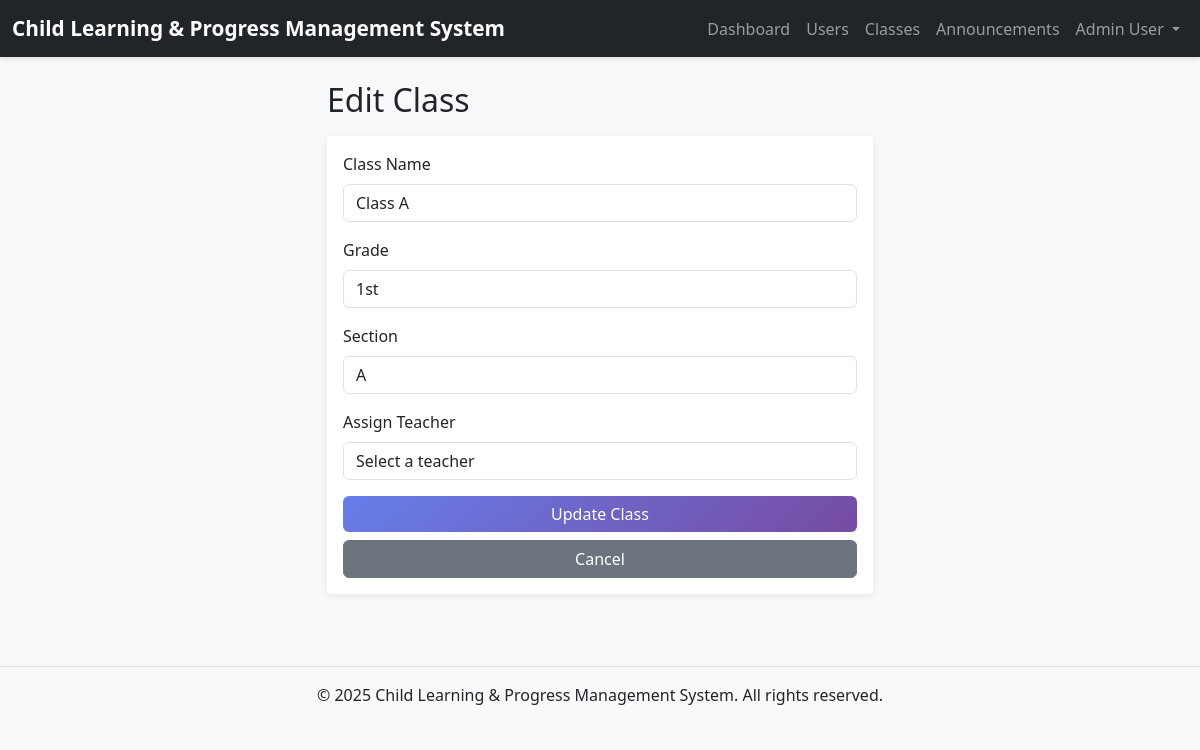
Screenshot of /admin/class_edit.php?id=1 (signed in) with the database file from the repository.
### tables this page shows
CREATE TABLE users (
    id INT AUTO_INCREMENT PRIMARY KEY,
    email VARCHAR(255) NOT NULL UNIQUE,
    password VARCHAR(255) NOT NULL,
    full_name VARCHAR(255) NOT NULL,
    role ENUM('admin', 'teacher', 'student', 'parent') NOT NULL,
    created_at TIMESTAMP DEFAULT CURRENT_TIMESTAMP,
    updated_at TIMESTAMP DEFAULT CURRENT_TIMESTAMP ON UPDATE CURRENT_TIMESTAMP
);

CREATE TABLE classes (
    id INT AUTO_INCREMENT PRIMARY KEY,
    class_name VARCHAR(100) NOT NULL,
    grade VARCHAR(50) NOT NULL,
    section VARCHAR(50),
    teacher_id INT NOT NULL,
    created_at TIMESTAMP DEFAULT CURRENT_TIMESTAMP,
    updated_at TIMESTAMP DEFAULT CURRENT_TIMESTAMP ON UPDATE CURRENT_TIMESTAMP,
    FOREIGN KEY (teacher_id) REFERENCES users(id) ON DELETE RESTRICT ON UPDATE CASCADE
);

### includes/auth.php (called while the page is built, shortened)
<?php
function isLoggedIn() {
    return isset($_SESSION['user_id']) && isset($_SESSION['role']);
}
function getCurrentUser() {
    global $mysqli;
    $user_id = $_SESSION['user_id'];
    $stmt = $mysqli->prepare("SELECT id, email, full_name, role FROM users WHERE id = ?");
    $stmt->bind_param("i", $user_id);
    $stmt->execute();
    $result = $stmt->get_result();
    if ($result->num_rows > 0) {
        return $result->fetch_assoc();
    }
    return null;
}
?>

### admin/class_edit.php (the view, shortened to what this page needs)
<?php
require_once '../config/db.php';
require_once '../includes/auth.php';
$class_id = intval($_GET['id'] ?? 0);
$class = null;
if ($class_id > 0) {
    $stmt = $mysqli->prepare("SELECT id, class_name, grade, section, teacher_id FROM classes WHERE id = ?");
    $stmt->bind_param("i", $class_id);
    $stmt->execute();
    $result = $stmt->get_result();
    if ($result->num_rows > 0) {
        $class = $result->fetch_assoc();
    }
}
include '../includes/header.php';
include '../includes/nav.php';
?>
<div class="container mt-4">
    <div class="row justify-content-center">
        <div class="col-md-6">
            <h2 class="mb-3">Edit Class</h2>
            <div class="card">
                <div class="card-body">
                    <form method="POST" action="">
                        <div class="mb-3">
                            <label for="class_name" class="form-label">Class Name</label>
                            <input
                                type="text"
                                class="form-control"
                                id="class_name"
                                name="class_name"
                                value="<?php echo htmlspecialchars($class['class_name']); ?>"
                                required
                            >
                        </div>
                        <div class="mb-3">
                            <label for="grade" class="form-label">Grade</label>
                            <input
                                type="text"
                                class="form-control"
                                id="grade"
                                name="grade"
                                value="<?php echo htmlspecialchars($class['grade']); ?>"
                                required
                            >
                        </div>
                        <div class="mb-3">
                            <label for="section" class="form-label">Section</label>
                            <input
                                type="text"
                                class="form-control"
                                id="section"
                                name="section"
                                value="<?php echo htmlspecialchars($class['section'] ?? ''); ?>"
                            >
                        </div>
                        <div class="mb-3">
                            <label for="teacher_id" class="form-label">Assign Teacher</label>
                            <select class="form-control" id="teacher_id" name="teacher_id" required>
                                <option value="">Select a teacher</option>
                            </select>
                        </div>
                        <div class="d-grid gap-2">
                            <button type="submit" class="btn btn-primary">Update Class</button>
                            <a href="classes_list.php" class="btn btn-secondary">Cancel</a>
                        </div>
                    </form>
                </div>
            </div>
        </div>
    </div>
</div>
<?php include '../includes/footer.php'; ?>

### includes/nav.php (shortened to what this page needs)
<nav class="navbar navbar-expand-lg navbar-dark bg-dark">
    <div class="container-fluid">
        <a class="navbar-brand" href="<?php echo SITE_URL; ?>">
            <?php echo APP_NAME; ?>
        </a>
        <div class="collapse navbar-collapse" id="navbarNav">
            <ul class="navbar-nav ms-auto">
                <?php if (isLoggedIn()) { ?>
                    <?php
                    $current_user = getCurrentUser();
                    if ($current_user) {
                    ?>
                        <?php if ($current_user['role'] === ROLE_ADMIN) { ?>
                            <li class="nav-item">
                                <a class="nav-link" href="<?php echo SITE_URL; ?>admin/dashboard.php">Dashboard</a>
                            </li>
                            <li class="nav-item">
                                <a class="nav-link" href="<?php echo SITE_URL; ?>admin/users_list.php">Users</a>
                            </li>
                            <li class="nav-item">
                                <a class="nav-link" href="<?php echo SITE_URL; ?>admin/classes_list.php">Classes</a>
                            </li>
                            <li class="nav-item">
                                <a class="nav-link" href="<?php echo SITE_URL; ?>announcements_list.php">Announcements</a>
                            </li>
                        <?php } ?>
                        <li class="nav-item dropdown">
                            <a class="nav-link dropdown-toggle" href="#" id="userDropdown" role="button" data-bs-toggle="dropdown">
                                <?php echo htmlspecialchars($current_user['full_name']); ?>
                            </a>
                        </li>
                    <?php } ?>
                <?php } ?>
            </ul>
        </div>
    </div>
</nav>

### css/style.css (style rules this page uses)
:root { --primary-color: #667eea; --secondary-color: #764ba2; --success-color: #28a745; --danger-color: #dc3545; --warning-color: #ffc107; --info-color: #17a2b8; }
body { font-family: 'Segoe UI', Tahoma, Geneva, Verdana, sans-serif; background-color: #f8f9fa; }
.navbar { box-shadow: 0 2px 4px rgba(0, 0, 0, 0.1); }
.navbar-brand { font-weight: 600; font-size: 1.3rem; }
.card { border: none; box-shadow: 0 2px 8px rgba(0, 0, 0, 0.08); margin-bottom: 1.5rem; transition: transform 0.2s, box-shadow 0.2s; }
.btn { border-radius: 0.375rem; font-weight: 500; transition: all 0.2s; }
.btn-primary { background: linear-gradient(135deg, var(--primary-color) 0%, var(--secondary-color) 100%); border: none; }
.form-control, .form-select { border: 1px solid #dee2e6; border-radius: 0.375rem; transition: border-color 0.15s, box-shadow 0.15s; }
* { transition: color 0.15s ease-in-out, background-color 0.15s ease-in-out; }
.btn, .card, .nav-link { transition: all 0.2s ease-in-out; }

### rows the page displays
users: full_name "Admin User"
classes: class_name "Class A", grade "1st", section "A"

### other values shown
APP_NAME "Child Learning & Progress Management System"
